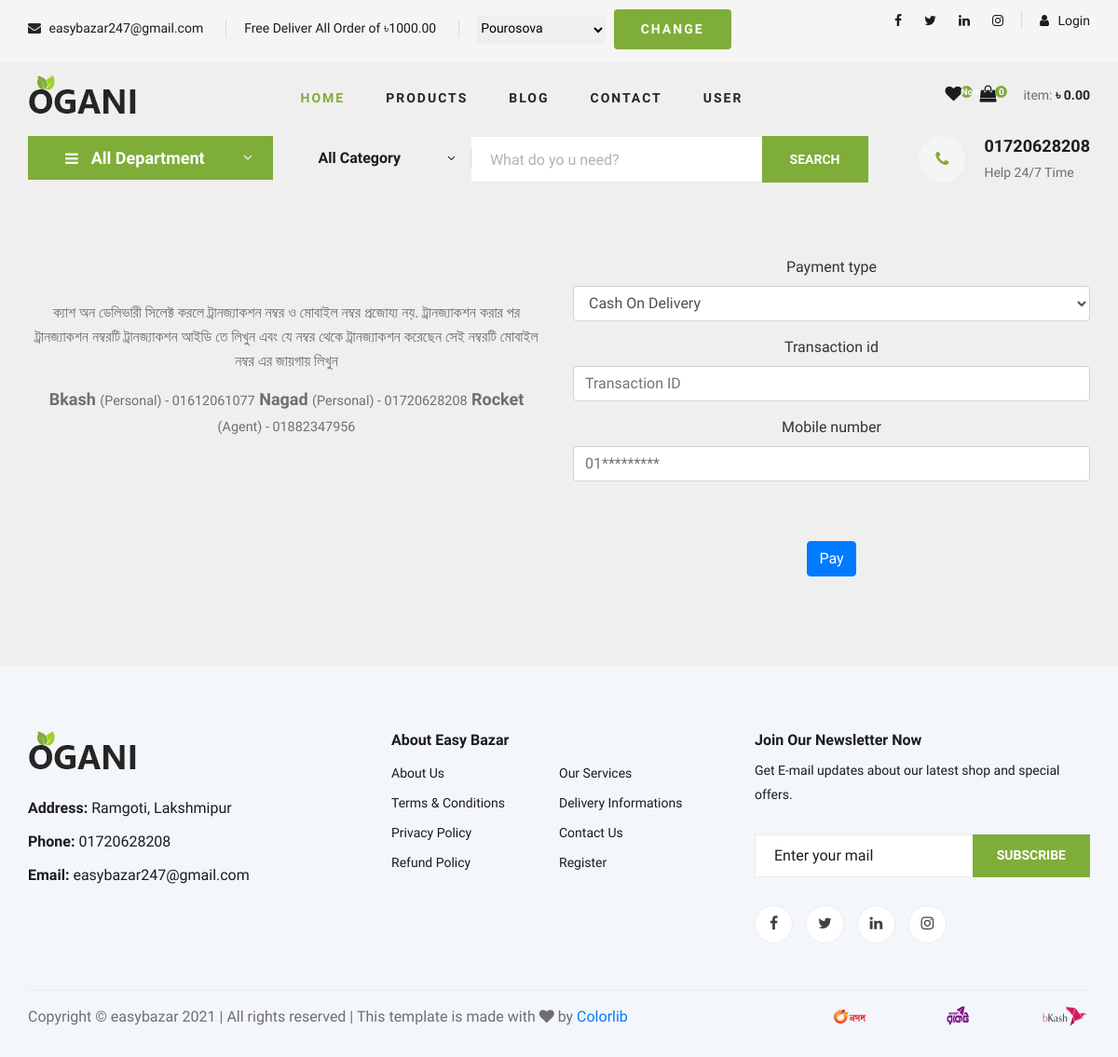
Page /payment/pay/1/ on the committed database.
### core/models.py (models this page shows, shortened)
class Setting(models.Model):
    website_name = models.CharField(max_length=150)
    address = models.CharField(max_length=254, blank=True)
    mobile1 = models.CharField(max_length=50, blank=True)
    mobile2 = models.CharField(max_length=50, blank=True)
    email =  models.EmailField( max_length=254, blank=True)
    facebook = models.URLField(max_length=200, blank=True)
    twitter = models.URLField(max_length=200, blank=True)
    linkedin = models.URLField(max_length=200, blank=True)
    instagram = models.URLField(max_length=200, blank=True)
    created_at = models.DateTimeField(auto_now_add=True)
    updated_at = models.DateTimeField(auto_now=True)
    class Meta:
        verbose_name = "Setting"
        verbose_name_plural = "Settings"

### delivery/models.py (models this page shows, shortened)
class DeliveryLocation(models.Model):
    location_name = models.CharField(max_length=100)
    delivery_target_amount = models.DecimalField(max_digits=9, decimal_places=2, default=0.00)
    created_at = models.DateTimeField(auto_now_add=True)
    updated_at = models.DateTimeField(auto_now=True)
    class Meta:
        verbose_name = "Delivery Location"
        verbose_name_plural = "Delivery Locations"
    def __str__(self):
        return self.location_name

### payment/models.py (models this page shows, shortened)
class PaymentType(models.Model):
    MERCHANT_TYPE = (
        ('Agent','Agent'),
        ('Personal','Personal')
    )
    payment_name = models.CharField(max_length=100)
    merchant_number = models.CharField(max_length=30,blank=True)
    merchant_status = models.CharField(max_length=50,choices=MERCHANT_TYPE, default='Agent')
    created_at = models.DateTimeField(auto_now_add=True)
    updated_at = models.DateTimeField(auto_now=True)
    class Meta:
        verbose_name = "PaymentType"
        verbose_name_plural = "PaymentTypes"
    def __str__(self):
        return self.payment_name

### payment/views.py (the view, shortened to what this page needs)
# urls.py: path('pay/<int:pk>/', PayPaymentView.as_view(), name='pay-payment')
class PayPaymentView(View):
    def get(self, request, pk, *args, **kwargs):
        pay_form = PaymentForm()
        payment_type = PaymentType.objects.exclude(merchant_number='')
        return render(request, 'payment/pay.html',{'pay_form': pay_form,'payment': payment_type})

### delivery/forms.py
class  DeliveryForm(forms.Form):
    delivery = forms.ModelChoiceField(label='', queryset=DeliveryLocation.objects.all(), empty_label=None)

### payment/forms.py
class PaymentForm(forms.ModelForm):
    class Meta:
        model = Payment
        fields = ('payment_type', 'transaction_id', 'mobile_number')
    def __init__(self, *args, **kwargs):
        super(PaymentForm, self).__init__(*args, **kwargs)
        self.fields['payment_type'].empty_label = None
        self.fields['transaction_id'].required = False
        self.fields['transaction_id'].widget.attrs.update({'placeholder': 'Transaction ID', 'class':'form-control'})
        self.fields['mobile_number'].required = False
        self.fields['mobile_number'].widget.attrs.update({'placeholder': '01*********'})

### cart/cart.py (called while the page is built)
    def __len__(self):
        return sum(item['quantity'] for item in self.cart.values())

    def get_total_price(self):
        return sum(Decimal(item['price']) * item['quantity'] for item in self.cart.values())

    @property
    def delivery(self):
        if self.delivery_id:
            try:
                return DeliveryLocation.objects.get(id=self.delivery_id)
            except DeliveryLocation.DoesNotExist:
                pass
        return  DeliveryLocation.objects.get(id=1)

    def delivery_free_shipping(self):
        if self.delivery:
            return self.delivery.delivery_target_amount

### cart/context_processors.py (called while the page is built)
def cart(request):
    return {'cart': Cart(request)}

def wish(request):
    if request.user.is_authenticated:
        wish_item = WishList.objects.filter(user=request.user).count()
    else:
        wish_item = None
    return {'wish': wish_item}

### core/context_processors.py (called while the page is built)
def delivery_location(request):
    initial_location = request.session.get('delivery_id')
    delivery_location_form = DeliveryForm(initial={'delivery': initial_location})
    loacation = DeliveryLocation.objects.get(id=1)
    return {
        'delivery_location': delivery_location_form,
        'location': loacation,
        }

def website_settings(request):
    return{
        'setting': Setting.objects.first()
    }

### product/context_processors.py (called while the page is built)
def category(request):
    return {'all_categories': Category.objects.filter(is_active=True)}

### templates/payment/pay.html (shortened to what this page needs)
{% extends "base.html" %}
{% load crispy_forms_tags %}
{% block main_content %}
<div class="container py-5">
  <div class="row text-center justify-content-center">
    <div class="col-sm-12 col-md-6 col-lg-6 my-5">
      <p>ক্যাশ অন ডেলিভারী সিলেক্ট করলে ট্রানজ্যাকশন নম্বর ও মোবাইল নম্বর প্রজোয্য নয়. ট্রানজ্যাকশন করার পর ট্রানজ্যাকশন নম্বরটি ট্রানজ্যাকশন আইডি তে লিখুন এবং যে নম্বর থেকে ট্রানজ্যাকশন করেছেন সেই নম্বরটি মোবাইল নম্বর এর জায়গায় লিখুন</p>
      <p style="font-weight: bold; font-size: large;">{% for p in payment %}
        {{ p.payment_name }}  <small>({{p.merchant_status}}) - {{ p.merchant_number }}</small>
      {% endfor %}</p>
    </div>
    <div class="col-md-6">
      <form action="" method="post">
        <div class="form-group">
          {{ pay_form|crispy }}
        </div>
      <button type="submit" class="btn  btn-primary my-5">Pay</button>
    </form>
    </div>
  </div>
</div>
{% endblock main_content %}

### templates/base.html (shortened to what this page needs)
<!DOCTYPE html>
{% load static %}
<html lang="zxx">
<head>
    <link rel="stylesheet" href="{% static 'css/bootstrap.min.css' %}" type="text/css">
    <link rel="stylesheet" href="{% static 'css/font-awesome.min.css' %}" type="text/css">
    <link rel="stylesheet" href="{% static 'css/elegant-icons.css' %}" type="text/css">
    <link rel="stylesheet" href="{% static 'css/jquery-ui.min.css' %}" type="text/css">
    <link rel="stylesheet" href="{% static 'css/owl.carousel.min.css' %}" type="text/css">
    <link rel="stylesheet" href="{% static 'css/slicknav.min.css' %}" type="text/css">
    <link rel="stylesheet" href="{% static 'css/style.css' %}" type="text/css">
    <link rel="stylesheet" href="{% static 'css/custom.css' %}" type="text/css">
</head>
<body>
    {% include "header.html" %}
        {% include "hero.html" %}
    {% block main_content %}
    {% endblock main_content %}
    {% include "footer.html" %}
</body>
</html>

### templates/humberger_menu.html (shortened to what this page needs)
{% load static %}

### templates/header.html (shortened to what this page needs)
{% load static %}
<header class="header">
    <div class="header__top">
        <div class="container">
            <div class="row">
                <div class="col-lg-9 col-md-9">
                        <form action="{% url 'delivery:delivery-apply' %}" method="POST">
                            <div class="header__top__left">
                                <ul>
                                    <li><i class="fa fa-envelope"></i> {{ setting.email }}</li>
                                    <li>Free Deliver All Order of ৳{{ cart.delivery_free_shipping }}</li>
                                    <li>
                                        {{ delivery_location }}
                                        <button type="submit" class="btn bnt-sm primary-btn">Change</button>
                                    </li>
                                </ul>
                            </div>
                        </form>
                </div>
                <div class="col-lg-3 col-md-3">
                    <div class="header__top__right">
                        <div class="header__top__right__social">
                            <a href="{{ setting.facebook }}"><i class="fa fa-facebook"></i></a>
                            <a href="{{ setting.twitter }}"><i class="fa fa-twitter"></i></a>
                            <a href="{{ setting.linkedin }}"><i class="fa fa-linkedin"></i></a>
                            <a href="{{ setting.instagram }}"><i class="fa fa-instagram"></i></a>
                        </div>
                        <div class="header__top__right__auth">
                            {% if request.user.is_authenticated %}
                            <a href="{% url 'accounts:logout' %}"><i class="fa fa-user"></i> Logout</a>
                            {% else %}
                            <a href="{% url 'accounts:login' %}"><i class="fa fa-user"></i> Login</a>
                            {% endif %}
                        </div>
                    </div>
                </div>
            </div>
        </div>
    </div>
    <div class="container">
        <div class="row">
            <div class="col-lg-3">
                <div class="header__logo">
                    <a href="{% url 'core:home' %}"><img src="{% static 'img/logo.png' %}" alt=""></a>
                </div>
            </div>
            <div class="col-lg-6">
                <nav class="header__menu">
                    <ul>
                        <li class="active"><a href="{% url 'core:home' %}">Home</a></li>
                        <li><a href="{% url 'product:products' %}">Products</a></li>
                        <li><a href="{% url 'blog:blog-list' %}">Blog</a></li>
                        <li><a href="{% url 'core:contact-us' %}">Contact</a></li>
                        <li><a href="#">User</a>
                        </li>
                    </ul>
                </nav>
            </div>
            <div class="col-lg-3">
                <div class="header__cart">
                    <ul>
                        <li><a href="{% url 'wish:wishes' %}"><i class="fa fa-heart"></i> <span> {{ wish }}</span></a></li>
                        {% with cart|length as total_item %}
                        <li><a href="{% url 'cart:cart-detail' %}"><i class="fa fa-shopping-bag"></i> <span>{{ total_item }}</span></a></li>
                    </ul>
                    <div class="header__cart__price">item: <span>৳ {{ cart.get_total_price|floatformat:2 }}</span></div>
                    {% endwith %}
                </div>
            </div>
        </div>
    </div>
</header>

### templates/hero.html (shortened to what this page needs)
{% load static %}
<section class="hero hero-normal">
    <div class="container">
        <div class="row">
            <div class="col-lg-3">
                <div class="hero__categories">
                    <div class="hero__categories__all">
                        <i class="fa fa-bars"></i>
                        <span>All Department</span>
                    </div>
                        {% load mptt_tags %}
                </div>
            </div>
            <div class="col-lg-9">
                <div class="hero__search">
                    <div class="hero__search__form">
                        <form action="{% url 'product:search-products' %}" method="GET">
                            <div class="hero__search__categories">
                                All Category
                                <span class="arrow_carrot-down"></span>
                            </div>
                            <input type="text" placeholder="What do yo u need?" name="search-product">
                            <button type="submit" class="site-btn">Search</button>
                        </form>
                    </div>
                    <div class="hero__search__phone">
                        <div class="hero__search__phone__icon">
                            <i class="fa fa-phone"></i>
                        </div>
                        <div class="hero__search__phone__text">
                            <h5>{{ setting.mobile1 }}</h5>
                            <span>Help 24/7 Time</span>
                        </div>
                    </div>
                </div>
            </div>
        </div>
    </div>
</section>

### templates/footer.html
{% load static %}
<footer class="footer spad">
    <div class="container">
        <div class="row">
            <div class="col-lg-4 col-md-6 col-sm-6">
                <div class="footer__about">
                    <div class="footer__about__logo">
                        <a href="{% url 'core:home' %}"><img src="{% static 'img/logo.png' %}" alt=""></a>
                    </div>
                    <ul>
                        <li><strong>Address:</strong> {{ setting.address }}</li>
                        <li><strong>Phone:</strong> {{ setting.mobile1 }}</li>
                        <li><strong>Email:</strong> {{ setting.email }}</li>
                    </ul>
                </div>
            </div>
            <div class="col-lg-4 col-md-6 col-sm-6">
                <div class="footer__widget">
                    <h6>About Easy Bazar</h6>
                    <ul>
                        <li><a href="#">About Us</a></li>
                        <li><a href="#">Terms & Conditions</a></li>
                        <li><a href="#">Privacy Policy</a></li>
                        <li><a href="#">Refund Policy</a></li>
                    </ul>
                    <ul>
                        <li><a href="#">Our Services</a></li>
                        <li><a href="#">Delivery Informations</a></li>
                        <li><a href="#">Contact Us</a></li>
                        <li><a href="{% url 'accounts:signup' %}">Register</a></li>
                    </ul>
                </div>
            </div>
            <div class="col-lg-4 col-md-12">
                <div class="footer__widget">
                    <h6>Join Our Newsletter Now</h6>
                    <p>Get E-mail updates about our latest shop and special offers.</p>
                    <form action="#">
                        <input type="text" placeholder="Enter your mail">
                        <button type="submit" class="site-btn">Subscribe</button>
                    </form>
                    <div class="footer__widget__social">
                        <a href="{{ setting.facebook }}"><i class="fa fa-facebook"></i></a>
                        <a href="{{ setting.twitter }}"><i class="fa fa-twitter"></i></a>
                        <a href="{{ setting.linkedin }}"><i class="fa fa-linkedin"></i></a>
                        <a href="{{ setting.instagram }}"><i class="fa fa-instagram"></i></a>
                    </div>
                </div>
            </div>
        </div>
        <div class="row">
            <div class="col-lg-12">
                <div class="footer__copyright">
                    <div class="footer__copyright__text"><p>
Copyright &copy; easybazar <script>document.write(new Date().getFullYear());</script> | All rights reserved | This template is made with <i class="fa fa-heart" aria-hidden="true"></i> by <a href="https://colorlib.com" target="_blank">Colorlib</a>
</p></div>
                    <div class="footer__copyright__payment"><img src="{% static 'img/payment.png' %}" alt=""></div>
                </div>
            </div>
        </div>
    </div>
</footer>

### static/css/custom.css (style rules this page uses)
#id_delivery { border: none; padding: 4px 0 8px 0; margin-right: 5px; }
html { width: 100%; height: 100%; }
body { background: #efefef; color: #333; font-family: "Raleway"; height: 100%; }

### rows in the picture
Setting: email "easybazar247@gmail.com", mobile1 "01720628208", address "Ramgoti, Lakshmipur"
DeliveryLocation: delivery_free_shipping "1000.00"
PaymentType: payment_name "Bkash", merchant_status "Personal", merchant_number "01612061077"
PaymentType: payment_name "Nagad", merchant_status "Personal", merchant_number "01720628208"
PaymentType: payment_name "Rocket", merchant_status "Agent", merchant_number "01882347956"

### other values in the picture
{{ wish }} "None"
{{ total_item }} "0"
{{ cart.get_total_price|floatformat:2 }} "0.00"
